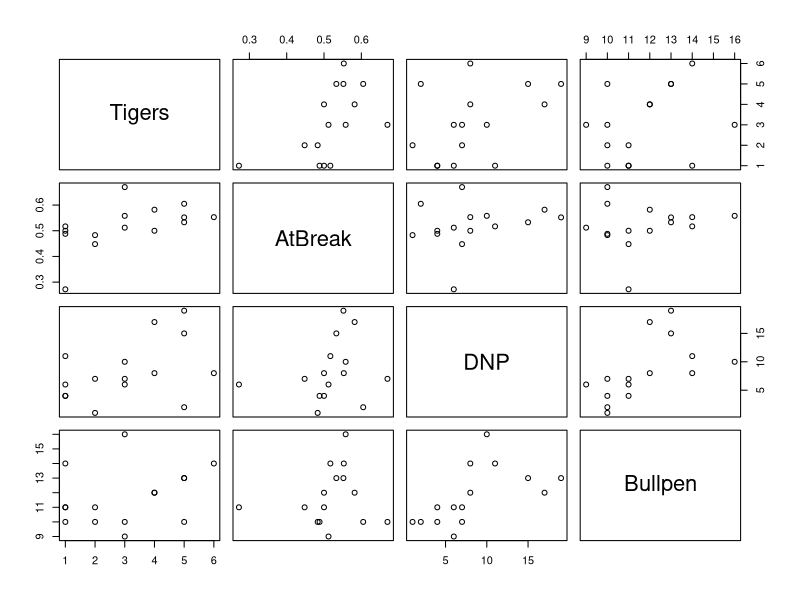
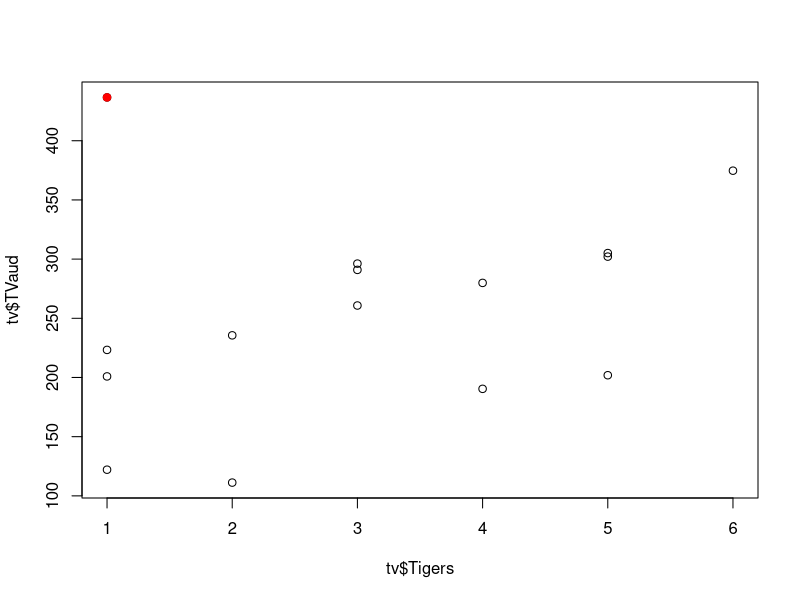
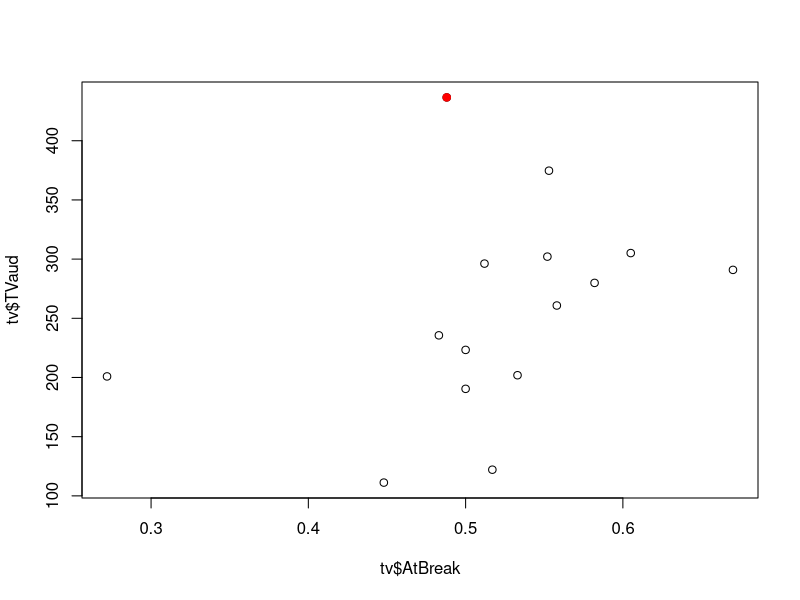
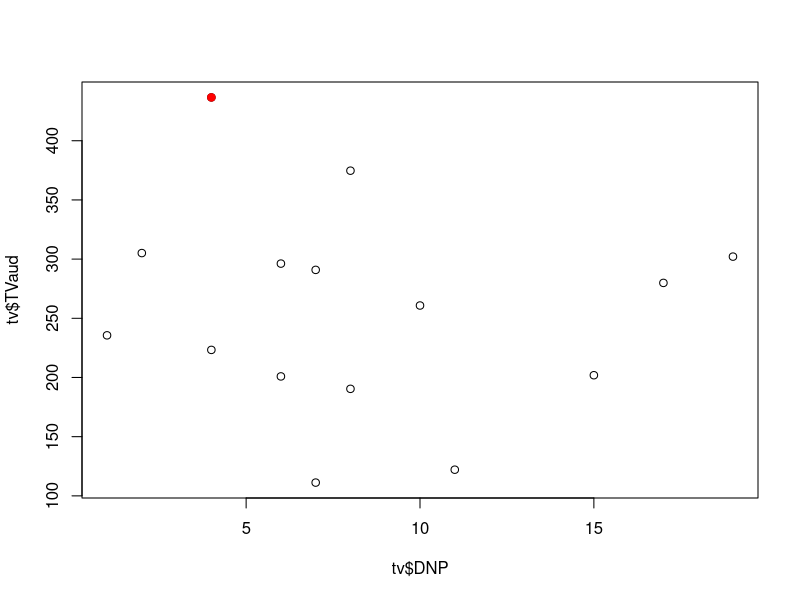
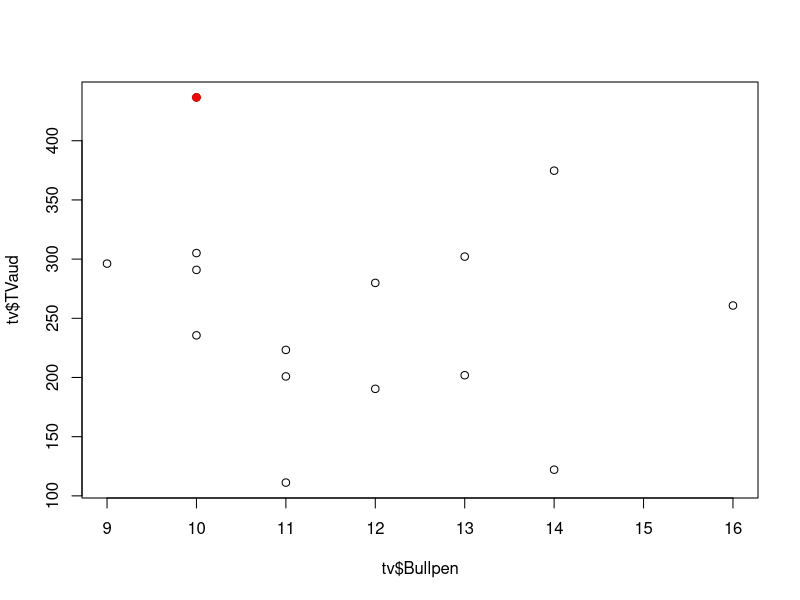

The R source for these figures, in order:
# Read in data
tv <- read.table(header = TRUE, text = '
                 Year TVaud Tigers AtBreak DNP Bullpen
                 2003 200.9 1 0.272 6 11
                 2004 235.6 2 0.483 1 10
                 2005 436.6 1 0.488 4 10
                 2006 290.9 3 0.670 7 10
                 2007 305.1 5 0.605 2 10
                 2008 223.3 1 0.500 4 11
                 2009 302.1 5 0.552 19 13
                 2010 260.8 3 0.558 10 16
                 2011 201.9 5 0.533 15 13
                 2012 296.2 3 0.512 6 9
                 2013 374.7 6 0.553 8 14
                 2014 279.9 4 0.582 17 12
                 2015 190.4 4 0.500 8 12
                 2016 122.1 1 0.517 11 14
                 2017 111.2 2 0.448 7 11')

# Tigers All-stars were Michael Fullmer and Justin Upton

# Find means and standard deviations for each variable 
summary(tv)
sd(tv$TVaud)
sd(tv$Tigers)
sd(tv$AtBreak)
sd(tv$DNP)
sd(tv$Bullpen)

# Find correlation between each explanatory variable and the response variable
cor(tv$Tigers, tv$TVaud)
cor(tv$AtBreak, tv$TVaud)
cor(tv$DNP, tv$TVaud)
cor(tv$Bullpen, tv$TVaud)

# Fit model
out.tv <- lm(TVaud ~ Tigers + AtBreak + DNP + Bullpen, data = tv)

# Compute leverage for 2010
leverage.tv <- lm.influence(out.tv)$hat 
subset(leverage.tv, tv$Year == 2010)

# Compute Cook's Distance for 2003
cd.tv <- cooks.distance(out.tv)
subset(cd.tv, tv$Year == 2003)

# Compute R-studentized residual for 2013
R.tv <- rstudent(out.tv)
subset(R.tv, tv$Year == 2013)

# Confirm that 2005 has R-studentized residual that exceeds rule of thumb
# Rule of thumb: > 2
subset(R.tv, tv$Year == 2005)

# The 2005 MLB All-Star Game was played in Detroit so the viewership increased 
# greatly.

# Compute VIF for AtBreak
library(car)
vif(out.tv)
# The VIF for AtBreak is not greater than 10 so we do not need to worry about 
# taking it out.

# Check for collinearity
plot(~Tigers + AtBreak + DNP + Bullpen, data = tv)

# Cut-offs for Leverage and Cook's distance are 2/3 and 2/5
subset(leverage.tv, leverage.tv > (2/3))
subset(cd.tv, cd.tv > (2/5))
# There are no observations that exceed the limitations for leverage and 
# Cook's Distance. The year 2005 exceeded the rule of thumb for R-studentized
# residuals

# Plot each explanatory variable to the response variable to see if 2005 is  a 
# bad influential observation
plot(tv$TVaud ~ tv$Tigers)
points(tv$Tigers[3], tv$TVaud[3], col="red", pch=19)

plot(tv$TVaud ~ tv$AtBreak)
points(tv$AtBreak[3], tv$TVaud[3], col="red", pch=19)

plot(tv$TVaud ~ tv$DNP)
points(tv$DNP[3], tv$TVaud[3], col="red", pch=19)

plot(tv$TVaud ~ tv$Bullpen)
points(tv$Bullpen[3], tv$TVaud[3], col="red", pch=19)

# We will throw out 2005 observation because it is a bad influential observation

# Create new dataframe after throwing out 2005
tv1 <- tv[-3,]
dim(tv1)
names(tv1)

# Fit model for TV aud and report parameter esimates and standard errors
out.tv1 <- lm(TVaud ~ Tigers + AtBreak + DNP + Bullpen, data = tv1)
summary(out.tv1)

# Find confidence intervals for estimates for explanatory variables
confint(out.tv1)

# Create data frame for reduced model
reduced.out.tv1 <- lm(TVaud ~ Tigers + AtBreak, data = tv1)
anova(reduced.out.tv1, out.tv1)

# Predict Successful Tigers
predict(out.tv1, newdata = data.frame(Tigers = 5, AtBreak = 0.6, DNP = 7, 
                                      Bullpen = 11), interval = "confidence")

# Predict Tanking Tigers
predict(out.tv1, newdata = data.frame(Tigers = 1, AtBreak = 0.4, DNP = 7, 
                                      Bullpen = 11), interval = "confidence")

